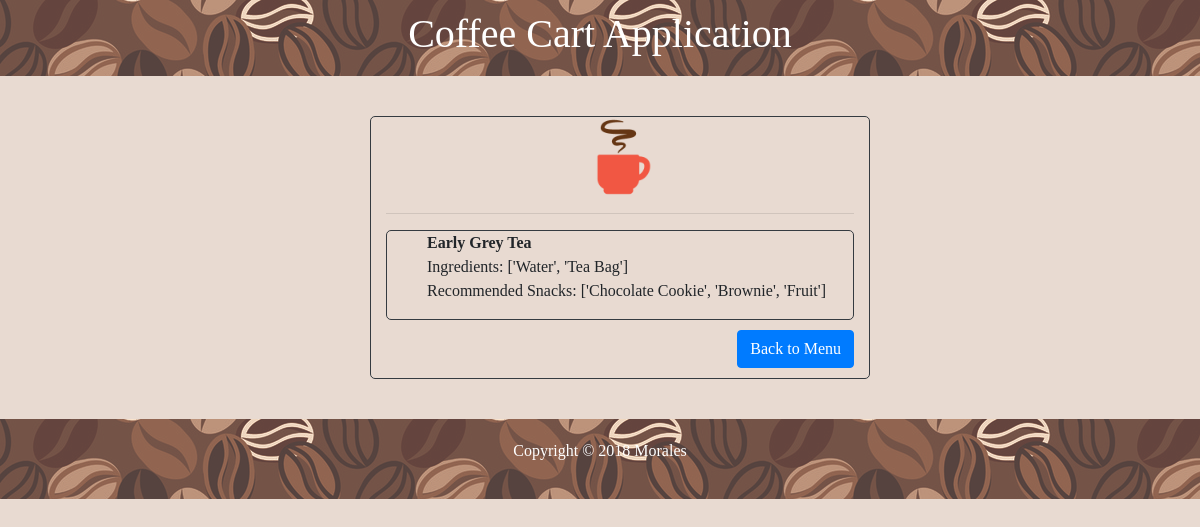
/cart/features/Early Grey Tea, run on the app's committed database.
### cart/models.py (models this page shows, shortened)
class Drinks(models.Model):
	name = models.CharField(max_length=40)
	ingredients = models.TextField()
	recommendations = models.TextField()

### cart/views.py (the view)
# urls.py: path('features/<name>', views.features, name='features'),
def features(request, name):
	if Drinks.objects.filter(name=name).count() == 1:
		item = Drinks.objects.get(name=name)
		url = 'cart/drink_2.png'
	elif Snacks.objects.filter(name=name).count() == 1:
		item = Snacks.objects.get(name=name)
		url = 'cart/scone.png'
	context = {'item': item, 'url': url}
	return render(request, 'cart/features.html', context)

### cart/templates/cart/features.html (shortened to what this page needs)
{% load static %}
<!DOCTYPE html>
<html>
<head>
    <link href="{% static 'cart/bootstrap.css' %}" rel="stylesheet">
    <link href="{% static 'cart/bootstrap.min.css' %}" rel="stylesheet">
    <link href="{% static 'cart/bootstrap-grid.css' %}" rel="stylesheet">
    <link href="{% static 'cart/bootstrap-grid.min.css' %}" rel="stylesheet">
    <link href="{% static 'cart/bootstrap-reboot.css' %}" rel="stylesheet">
    <link href="{% static 'cart/style.css' %}" rel="stylesheet">
</head>
<body>
	<header>
		<h1 id='main_header'>Coffee Cart Application</h1>
	</header>
	<div align="center">
	    <div id = "content" class="col-md-5 border border-dark">
	    	{% static "" as baseUrl %}
	        <h3><img id="img" src="{{ baseUrl }}/{{url}}"></h3>
	        <hr>
	    	<div class="border border-dark items">
		        <ul>
			        <li><b>{{ item.name }}</b></li>
			        <li>Ingredients: {{ item.ingredients }}</li>
			        <li>Recommended Snacks: {{ item.recommendations }}</li>
			    </ul>
		    </div>
			<div align="right">
	    		<a href="{% url 'index' %}" class="btn btn-primary">Back to Menu</a>
	    	</div>
	    </div>
    </div>
    <footer id="main-footer">
	    <p>Copyright &copy; 2018 Morales</p>
	</footer>
</body>
</html>

### cart/static/cart/style.css (style rules this page uses)
header { margin-bottom: 40px; padding: 10px; background-image: url(coffee_bean_3.jpg); font-weight: bold; }
body { background-color: #e8dad1; font-family: garamond; }
div { outline-color: black; border-radius: 5px; }
#main_header { text-align: center; color: white; }
.items, .btn { margin-bottom: 10px; }
li { list-style-type: none; text-align: left; }
#content { margin-left: 40px; }
h3 { text-align: center; }
.btn { text-align: right; }
#main-footer { text-align: center; padding: 20px; margin-top: 40px; background-image: url(coffee_bean_3.jpg); color: white; }
#img { width: 80px; height: 80px; }

### data on the page
Drinks: name "Early Grey Tea", ingredients "['Water', 'Tea Bag']", recommendations "['Chocolate Cookie', 'Brownie', 'Fruit']"
